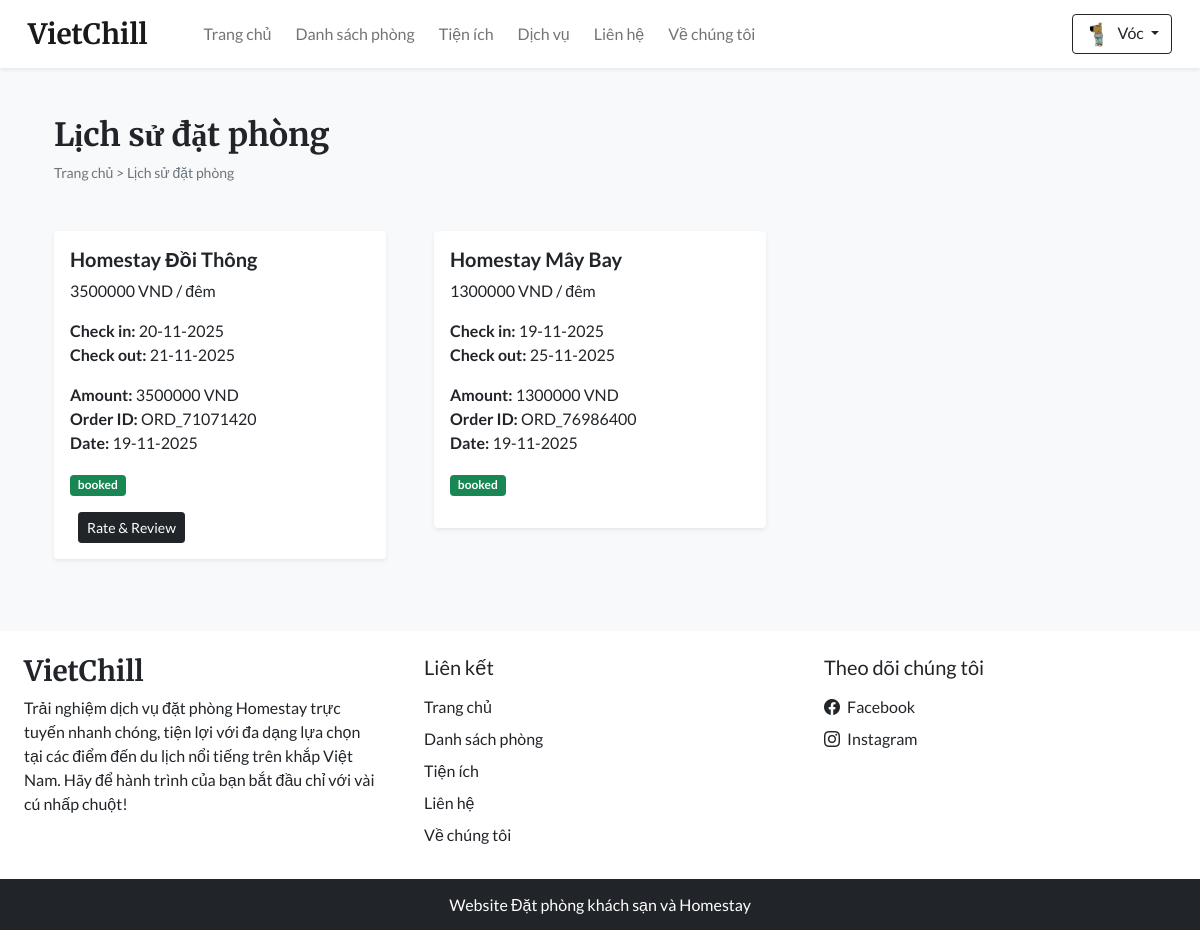
/bookings.php (signed in), run on the app's committed database.
### tables this page shows
CREATE TABLE `settings` (
  `sr_no` int(11) NOT NULL,
  `site_title` varchar(50) NOT NULL,
  `site_about` varchar(250) NOT NULL,
  `shutdown` tinyint(1) NOT NULL
);

CREATE TABLE `booking_details` (
  `sr_no` int(11) NOT NULL,
  `booking_id` int(11) NOT NULL,
  `room_name` varchar(100) NOT NULL,
  `price` int(11) NOT NULL,
  `total_pay` int(11) NOT NULL,
  `room_no` varchar(100) DEFAULT NULL,
  `user_name` varchar(100) NOT NULL,
  `phonenum` varchar(100) NOT NULL,
  `address` varchar(150) NOT NULL
);

CREATE TABLE `booking_order` (
  `booking_id` int(11) NOT NULL,
  `user_id` int(11) NOT NULL,
  `room_id` int(11) NOT NULL,
  `check_in` date NOT NULL,
  `check_out` date NOT NULL,
  `arrival` int(11) NOT NULL DEFAULT 0,
  `refund` int(11) DEFAULT NULL,
  `booking_status` varchar(100) NOT NULL DEFAULT 'pending',
  `order_id` varchar(150) NOT NULL,
  `trans_id` varchar(200) DEFAULT NULL,
  `trans_amt` int(11) DEFAULT NULL,
  `trans_status` varchar(100) NOT NULL DEFAULT 'pending',
  `trans_resp_msg` varchar(200) DEFAULT NULL,
  `rate_review` int(11) DEFAULT NULL,
  `datentime` datetime NOT NULL DEFAULT current_timestamp()
);

### admin/inc/db_config.php (called while the page is built, shortened)
<?php
  function select($sql, $values, $datatypes) {
    $con = $GLOBALS['con'];
    if($stmt = mysqli_prepare($con, $sql)){
      mysqli_stmt_bind_param($stmt, $datatypes, ...$values);
      if(mysqli_stmt_execute($stmt)){
        $res = mysqli_stmt_get_result($stmt);
        return $res;
      }
      else{
        mysqli_stmt_close($stmt);
        die("Query cannot be executed - Execute");
      }
    }
    else{
      die("Query cannot be executed - Select");
    }
  }
?>

### bookings.php (the view, shortened to what this page needs)
<!DOCTYPE html>
<html lang="en">
<head>
  <?php require('inc/links.php'); ?>
</head>
<body class="bg-light">
  <?php
    require('inc/header.php');
  ?>
  <div class="container">
    <div class="row">
      <div class="col-12 my-5 px-4">
        <h2 class="fw-bold h-font">Lịch sử đặt phòng</h2>
        <div style="font-size: 14px;">
          <a href="index.php" class="text-secondary text-decoration-none">Trang chủ</a>
          <span class="text-secondary"> > </span>
          <a href="#" class="text-secondary text-decoration-none">Lịch sử đặt phòng</a>
        </div>
      </div>
      <?php
        $query = "SELECT bo.*, bd.* FROM `booking_order` bo
          INNER JOIN `booking_details` bd ON bo.booking_id = bd.booking_id
          WHERE ((bo.booking_status='booked')
          OR (bo.booking_status='cancelled')
          OR (bo.booking_status='payment failed')
          OR (bo.booking_status='pending'))
          AND (bo.user_id=?)
          ORDER BY bo.booking_id DESC";
        $result = select($query,[$_SESSION['uId']],'i');
        while($data = mysqli_fetch_assoc($result))
        {
          $date = date("d-m-Y",strtotime($data['datentime']));
          $checkin = date("d-m-Y",strtotime($data['check_in']));
          $checkout = date("d-m-Y",strtotime($data['check_out']));
          $status_bg = "";
          $btn = "";
          if($data['booking_status']=='booked')
          {
            $status_bg = "bg-success";
            if($data['arrival']==1)
            {
              if($data['rate_review']==0){
                $btn.="<button type='button' onclick='review_room($data[booking_id],$data[room_id])' data-bs-toggle='modal' data-bs-target='#reviewModal' class='btn btn-dark btn-sm shadow-none ms-2'>Rate & Review</button>";
              }
            }
            else{
              $btn="<button onclick='cancel_booking($data[booking_id])' type='button' class='btn btn-danger btn-sm shadow-none'>Cancel</button>";
            }
          }
          echo<<<bookings
            <div class='col-md-4 px-4 mb-4'>
              <div class='bg-white p-3 rounded shadow-sm'>
                <h5 class='fw-bold'>$data[room_name]</h5>
                <p>$data[price] VND / đêm</p>
                <p>
                  <b>Check in: </b> $checkin <br>
                  <b>Check out: </b> $checkout
                </p>
                <p>
                  <b>Amount: </b> $data[price] VND <br>
                  <b>Order ID: </b> $data[order_id] <br>
                  <b>Date: </b> $date
                </p>
                <p>
                  <span class='badge $status_bg'>$data[booking_status]</span>
                </p>
                $btn
              </div>
            </div>
          bookings;
        }
      ?>
    </div>
  </div>
  <?php require('inc/footer.php'); ?>
</body>
</html>

### inc/header.php (shortened to what this page needs)
<nav id="nav-bar" class="navbar navbar-expand-lg navbar-light bg-white px-lg-3 py-lg-2 shadow-sm sticky-top">
  <div class="container-fluid">
    <a class="navbar-brand me-5 fw-bold fs-3 h-font" href="index.php"><?php echo $settings_r['site_title'] ?></a>
    <div class="collapse navbar-collapse" id="navbarSupportedContent">
      <ul class="navbar-nav me-auto mb-2 mb-lg-0">
        <li class="nav-item">
          <a class="nav-link me-2" href="index.php">Trang chủ</a>
        </li>
        <li class="nav-item">
          <a class="nav-link me-2" href="rooms.php">Danh sách phòng</a>
        </li>
        <li class="nav-item">
          <a class="nav-link me-2" href="facilities.php">Tiện ích</a>
        </li>
        <li class="nav-item">
          <a class="nav-link me-2" href="services.php">Dịch vụ</a>
        </li>
        <li class="nav-item">
          <a class="nav-link me-2" href="contact.php">Liên hệ</a>
        </li>
        <li class="nav-item">
          <a class="nav-link" href="about.php">Về chúng tôi</a>
        </li>
      </ul>
      <div class="d-flex">
        <?php
          if(isset($_SESSION['login']) && $_SESSION['login']==true)
          {
            $path = USERS_IMG_PATH;
            echo<<<data
              <div class="btn-group">
                <button type="button" class="btn btn-outline-dark shadow-none dropdown-toggle" data-bs-toggle="dropdown" data-bs-display="static" aria-expanded="false">
                  <img src="$path$_SESSION[uPic]" style="width: 25px; height: 25px;" class="me-1 rounded-circle">
                  $_SESSION[uName]
                </button>
                <ul class="dropdown-menu dropdown-menu-lg-end">
                  <li><a class="dropdown-item" href="profile.php">Hồ sơ cá nhân</a></li>
                  <li><a class="dropdown-item" href="bookings.php">Lịch sử đặt phòng</a></li>
                  <li><a class="dropdown-item" href="logout.php">Đăng xuất</a></li>
                </ul>
              </div>
            data;
          }
        ?>
      </div>
    </div>
  </div>
</nav>

### inc/footer.php (shortened to what this page needs)
<div class="container-fluid bg-white mt-5">
  <div class="row">
    <div class="col-lg-4 p-4">
      <h3 class="h-font fw-bold fs-3 mb-2"><?php echo $settings_r['site_title'] ?></h3>
      <p>
        <?php echo $settings_r['site_about'] ?>
      </p>
    </div>
    <div class="col-lg-4 p-4">
      <h5 class="mb-3">Liên kết</h5>
      <a href="index.php" class="d-inline-block mb-2 text-dark text-decoration-none">Trang chủ</a> <br>
      <a href="rooms.php" class="d-inline-block mb-2 text-dark text-decoration-none">Danh sách phòng</a> <br>
      <a href="facilities.php" class="d-inline-block mb-2 text-dark text-decoration-none">Tiện ích</a> <br>
      <a href="contact.php" class="d-inline-block mb-2 text-dark text-decoration-none">Liên hệ</a> <br>
      <a href="about.php" class="d-inline-block mb-2 text-dark text-decoration-none">Về chúng tôi</a>
    </div>
    <div class="col-lg-4 p-4">
        <h5 class="mb-3">Theo dõi chúng tôi</h5>
        <a href="<?php echo $contact_r['fb'] ?>" class="d-inline-block text-dark text-decoration-none mb-2">
          <i class="bi bi-facebook me-1"></i> Facebook
        </a><br>
        <a href="<?php echo $contact_r['insta'] ?>" class="d-inline-block text-dark text-decoration-none">
          <i class="bi bi-instagram me-1"></i> Instagram
        </a><br>
    </div>
  </div>
</div>
<h6 class="text-center bg-dark text-white p-3 m-0">Website Đặt phòng khách sạn và Homestay</h6>

### css/common.css (style rules this page uses)
:root { --teal: #2D6A4F; --teal_hover: #2D6A4F; }
* { font-family: 'Lato', sans-serif; }
.h-font { font-family: 'Merriweather', serif; }

### data on the page
settings: site_title "VietChill", site_about "Trải nghiệm dịch vụ đặt phòng Homestay trực tuyến nhanh chóng, tiện lợi với đa dạng lựa chọn tại các điểm đến du lịch nổi tiếng trên khắp Việt Nam. Hãy để hành trình của bạn bắt đầu chỉ với vài cú nhấp chuột!"
booking_details: room_name "Homestay Đồi Thông", price "3500000", booking.check_in "20-11-2025", booking.check_out "21-11-2025", booking.order_id "ORD_71071420", booking.datentime "19-11-2025", booking.booking_status "booked"
booking_details: room_name "Homestay Mây Bay", price "1300000", booking.check_in "19-11-2025", booking.check_out "25-11-2025", booking.order_id "ORD_76986400", booking.datentime "19-11-2025", booking.booking_status "booked"

### other printed values
$_SESSION[uName] "Vóc"
